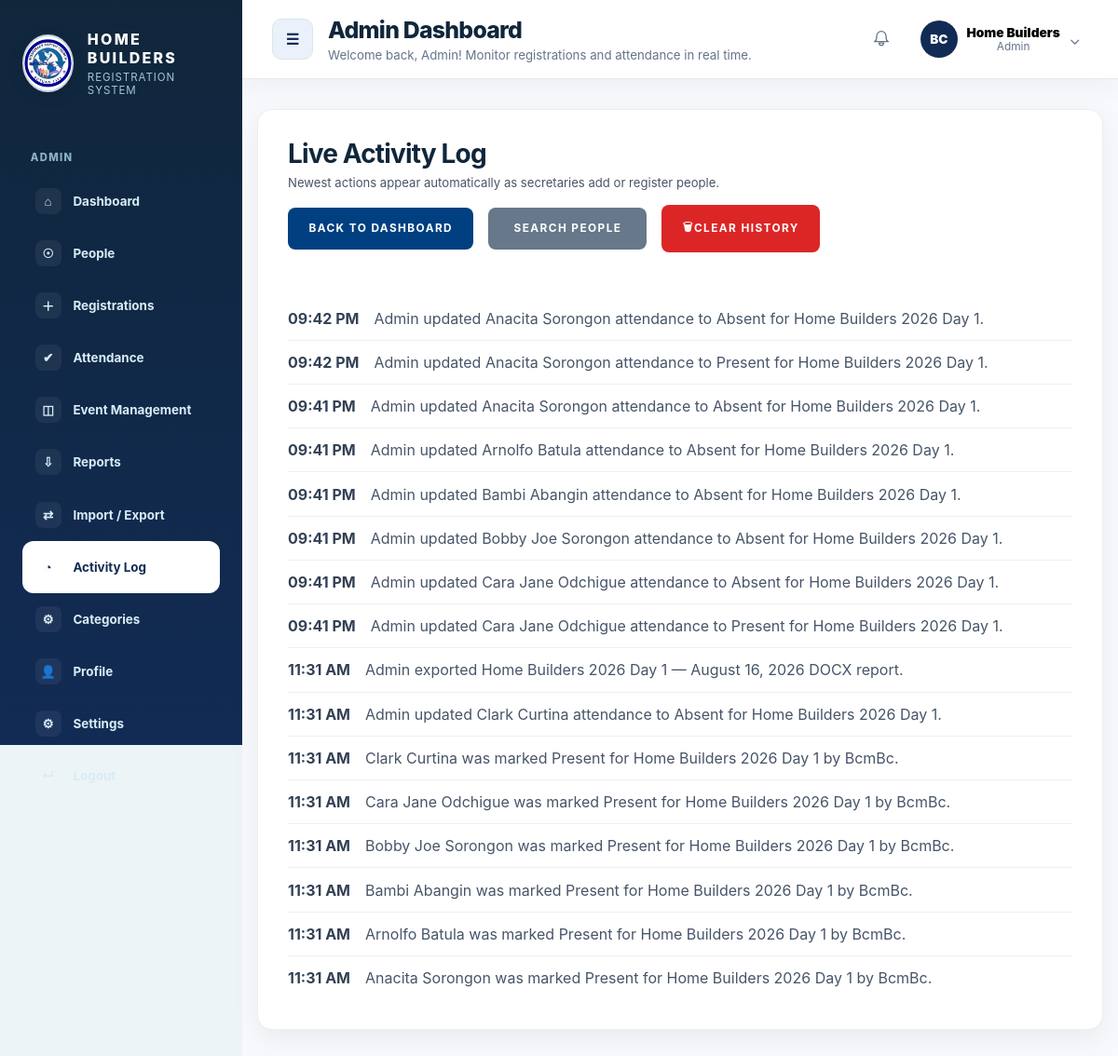
Screenshot of /admin/activity (signed in) with the database file from the repository.
### app/models/user.py (models this page shows, shortened)
class User(UserMixin, db.Model):
    id = db.Column(db.Integer, primary_key=True)
    username = db.Column(db.String(128), unique=True, nullable=False)
    password_hash = db.Column(db.String(256), nullable=False)
    role = db.Column(db.String(32), nullable=False)
    created_at = db.Column(db.DateTime, default=now_ph)
    activity_logs = db.relationship('ActivityLog', back_populates='user', lazy='dynamic')
    settings = db.relationship('UserSettings', back_populates='user', uselist=False)

### app/models/activity_log.py (models this page shows, shortened)
class ActivityLog(db.Model):
    id = db.Column(db.Integer, primary_key=True)
    user_id = db.Column(db.Integer, db.ForeignKey('user.id'), nullable=False)
    person_id = db.Column(db.Integer, db.ForeignKey('person.id'))
    action = db.Column(db.String(256), nullable=False)
    description = db.Column(db.Text)
    created_at = db.Column(db.DateTime, default=now_ph)
    user = db.relationship('User', back_populates='activity_logs')
    person = db.relationship('Person', back_populates='activity_logs')

### app/routes/admin.py (the view)
@admin_bp.route('/activity')
@login_required
@admin_required
def activity():
    activities = ActivityLog.query.order_by(ActivityLog.created_at.desc()).limit(30).all()
    return render_template('admin/activity.html', activities=activities)

### app/routes/auth.py (called while the page is built)
@login_manager.user_loader
def load_user(user_id):
    return User.query.get(int(user_id))

### app/templates/admin/activity.html (shortened to what this page needs)
{% extends 'base.html' %}
{% block content %}
<div class="dashboard-card">
  <div class="dashboard-header">
    <div>
      <h2>Live Activity Log</h2>
      <p>Newest actions appear automatically as secretaries add or register people.</p>
    </div>
    <div class="dashboard-actions-row">
      <a class="button" href="{{ url_for('admin.dashboard') }}">BACK TO DASHBOARD</a>
      <a class="button button-secondary" href="{{ url_for('people.list_people') }}">SEARCH PEOPLE</a>
      <button type="button" class="button button-danger" id="open-clear-history-modal">
        <span class="button-icon">🗑</span>
        <span>CLEAR HISTORY</span>
      </button>
    </div>
  </div>
  <ul class="activity-list" id="activity-list">
    {% for activity in activities %}
    <li class="activity-item">
      <strong>{{ activity.created_at.strftime('%I:%M %p') }}</strong>
      <span>{{ activity.description }}</span>
    </li>
    {% else %}
    <li class="activity-item muted hidden">No activity yet.</li>
    {% endfor %}
  </ul>
</div>
{% endblock %}

### app/templates/base.html (shortened to what this page needs)
<!doctype html>
<html lang="en">
  <head>
    <link rel="stylesheet" href="/static/css/style.css">
  </head>
  <body class="{% block body_class %}{% endblock %}">
    <div class="app-shell">
      {% if current_user.is_authenticated %}
      <aside class="app-sidebar">
        <div class="sidebar-brand">
          <span class="brand-icon brand-icon-logo">
            <img src="{{ url_for('static', filename='img/BCMBC.jpg') }}" alt="Butuan City Missionary Baptist Church logo" class="brand-logo-img">
          </span>
          <div>
            <div class="brand-title">HOME BUILDERS</div>
            <div class="brand-subtitle">Registration System</div>
          </div>
        </div>
        <nav class="sidebar-nav">
          {% if current_user.role == 'ADMIN' %}
          <div class="nav-label">ADMIN</div>
          <a class="nav-link{% if request.endpoint == 'admin.dashboard' %} active{% endif %}" href="{{ url_for('admin.dashboard') }}">
            <span class="nav-icon">⌂</span>
            <span>Dashboard</span>
          </a>
          <a class="nav-link{% if request.endpoint == 'people.list_people' %} active{% endif %}" href="{{ url_for('people.list_people') }}">
            <span class="nav-icon">☉</span>
            <span>People</span>
          </a>
          <a class="nav-link{% if request.endpoint == 'people.add_person' %} active{% endif %}" href="{{ url_for('people.add_person') }}">
            <span class="nav-icon">＋</span>
            <span>Registrations</span>
          </a>
          <a class="nav-link{% if request.endpoint == 'admin.attendance' %} active{% endif %}" href="{{ url_for('admin.attendance') }}">
            <span class="nav-icon">✔</span>
            <span>Attendance</span>
          </a>
          <a class="nav-link{% if request.endpoint == 'admin.events' %} active{% endif %}" href="{{ url_for('admin.events') }}">
            <span class="nav-icon">◫</span>
            <span>Event Management</span>
          </a>
          <a class="nav-link{% if request.endpoint == 'admin.export_page' %} active{% endif %}" href="{{ url_for('admin.export_page') }}">
            <span class="nav-icon">⇩</span>
            <span>Reports</span>
          </a>
          <a class="nav-link{% if request.endpoint == 'admin.import_page' %} active{% endif %}" href="{{ url_for('admin.import_page') }}">
            <span class="nav-icon">⇄</span>
            <span>Import / Export</span>
          </a>
          <a class="nav-link{% if request.endpoint == 'admin.activity' %} active{% endif %}" href="{{ url_for('admin.activity') }}">
            <span class="nav-icon">◔</span>
            <span>Activity Log</span>
          </a>
          <a class="nav-link{% if request.endpoint == 'admin.categories' %} active{% endif %}" href="{{ url_for('admin.categories') }}">
            <span class="nav-icon">⚙</span>
            <span>Categories</span>
          </a>
          <a class="nav-link" href="{{ url_for('profile.view_profile') }}">
            <span class="nav-icon">👤</span>
            <span>Profile</span>
          </a>
          <a class="nav-link" href="{{ url_for('profile.settings') }}">
            <span class="nav-icon">⚙</span>
            <span>Settings</span>
          </a>
          <a class="nav-link logout-link" href="{{ url_for('auth.logout') }}">
            <span class="nav-icon">↵</span>
            <span>Logout</span>
          </a>
          {% endif %}
        </nav>
      </aside>
      {% endif %}
      <div class="main-content">
      {% if current_user.is_authenticated %}
      <header class="topbar">
        <div class="topbar-row">
          <div class="topbar-left">
            <button class="icon-button" aria-label="Toggle sidebar">☰</button>
            <div>
              <div class="page-title">
                {% if current_user.role == 'ADMIN' %}
                Admin Dashboard
                {% elif current_user.role == 'ATTENDANCE' %}
                Attendance Dashboard
                {% else %}
                Secretary Dashboard
                {% endif %}
              </div>
              <div class="page-subtitle">
                {% if current_user.role == 'ADMIN' %}
                Welcome back, Admin! Monitor registrations and attendance in real time.
                {% elif current_user.role == 'ATTENDANCE' %}
                Track the attendance list and mark registered people present.
                {% else %}
                Welcome back! Manage registrations and people.
                {% endif %}
              </div>
            </div>
          </div>
          <div class="profile-area">
            <div class="notif-wrap">
              <button id="notification-button" class="icon-button icon-button-plain" aria-haspopup="true" aria-expanded="false" aria-label="Notifications">
              </button>
            </div>
            <button class="profile-button" aria-haspopup="true" aria-expanded="false">
              <span class="avatar">{{ current_user.username[:2].upper() }}</span>
              <div class="profile-copy">
                <div class="profile-name">{% if current_user.role == 'ADMIN' %}Home Builders{% else %}{{ current_user.username }}{% endif %}</div>
                <div class="profile-role">{% if current_user.role == 'ADMIN' %}Admin{% else %}Secretary{% endif %}</div>
              </div>
              <span class="profile-caret">⌄</span>
            </button>
          </div>
        </div>
      </header>
      {% endif %}
        <main class="page-content">
          {% block content %}{% endblock %}
        </main>
      </div>
    </div>
  </body>
</html>

### rows the page displays
User: username "BC"
ActivityLog: created_at "09:42 PM", description "Admin updated Anacita Sorongon attendance to Absent for Home Builders 2026 Day 1."
ActivityLog: created_at "09:42 PM", description "Admin updated Anacita Sorongon attendance to Present for Home Builders 2026 Day 1."
ActivityLog: created_at "09:41 PM", description "Admin updated Anacita Sorongon attendance to Absent for Home Builders 2026 Day 1."
ActivityLog: created_at "09:41 PM", description "Admin updated Arnolfo Batula attendance to Absent for Home Builders 2026 Day 1."
ActivityLog: created_at "09:41 PM", description "Admin updated Bambi Abangin attendance to Absent for Home Builders 2026 Day 1."
ActivityLog: created_at "09:41 PM", description "Admin updated Bobby Joe Sorongon attendance to Absent for Home Builders 2026 Day 1."
ActivityLog: created_at "09:41 PM", description "Admin updated Cara Jane Odchigue attendance to Absent for Home Builders 2026 Day 1."
ActivityLog: created_at "09:41 PM", description "Admin updated Cara Jane Odchigue attendance to Present for Home Builders 2026 Day 1."
ActivityLog: created_at "11:31 AM", description "Admin exported Home Builders 2026 Day 1 — August 16, 2026 DOCX report."
ActivityLog: created_at "11:31 AM", description "Admin updated Clark Curtina attendance to Absent for Home Builders 2026 Day 1."
ActivityLog: created_at "11:31 AM", description "Clark Curtina was marked Present for Home Builders 2026 Day 1 by BcmBc."
ActivityLog: created_at "11:31 AM", description "Cara Jane Odchigue was marked Present for Home Builders 2026 Day 1 by BcmBc."
ActivityLog: created_at "11:31 AM", description "Bobby Joe Sorongon was marked Present for Home Builders 2026 Day 1 by BcmBc."
ActivityLog: created_at "11:31 AM", description "Bambi Abangin was marked Present for Home Builders 2026 Day 1 by BcmBc."
ActivityLog: created_at "11:31 AM", description "Arnolfo Batula was marked Present for Home Builders 2026 Day 1 by BcmBc."
ActivityLog: created_at "11:31 AM", description "Anacita Sorongon was marked Present for Home Builders 2026 Day 1 by BcmBc."
